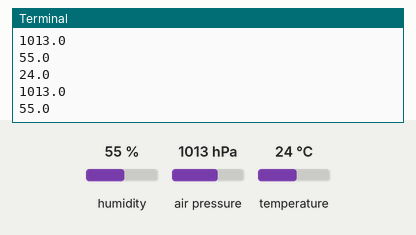
This program was run on a simulated Raspberry Pi (BCM pin numbers). On the bench: the last lines printed to the terminal. The inputs (shaded band) are chosen by the test bench; at power-on: humidity 55 %, air pressure 1013 hPa, temperature 24 °C.

Above: at 1.2 s.
1.3 s: humidity set to 22 %
At 2.6 s:
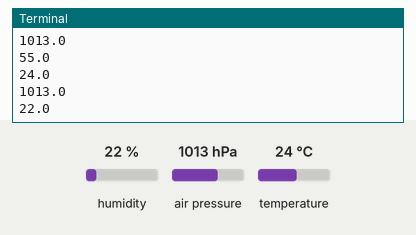
2.8 s: air pressure set to 952 hPa
At 3.8 s:
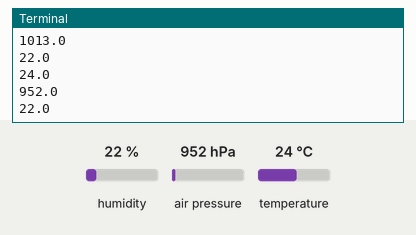
4.3 s: temperature set to 12 °C
At 5.8 s:
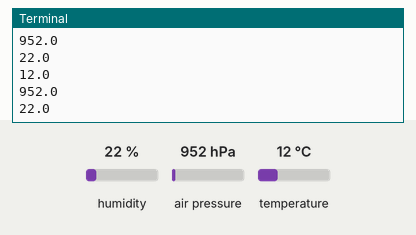
Timing chart, 0 to 7.3 s (numbered marks = the images above; inputs shaded):
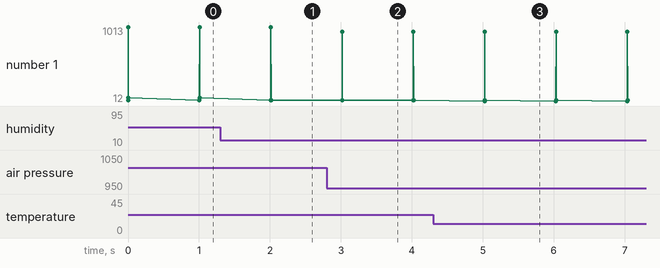

The program:

bme280_read_1.py
```python
#!/usr/bin/env python3
"""
    Name: bme280_read_1.py
    Purpose: Use Pimoroni library to read
    temperature, pressure, and humidity from Bosch bme280 sensor
    !Connect to I2C bus
    Press Ctrl+C to exit
"""
from time import sleep
try:
    from smbus2 import SMBus
except ImportError:
    from smbus import SMBus

# sudo pip3 install pimoroni-bme280
from bme280 import BME280

# Initialize the BME280 sensor
bus = SMBus(1)
sensor = BME280(i2c_dev=bus)

print("BME280 Read temperature, pressure, and humidity")
print("Ctrl+C to exit!")

while True:
    # Temperature in celsius
    print(sensor.get_temperature())

    # Barometric ressure in hPa (hectopascal)
    print(sensor.get_pressure())

    # Relative humidity in %
    print(sensor.get_humidity())

    sleep(1)
```

Measured:
- after the input at 1.3 s, the terminal: prints a new line after 0.72 s (image 1)
- after the input at 2.8 s, the terminal: prints a new line after 0.22 s (image 2)
- after the input at 4.3 s, the terminal: prints a new line after 0.73 s (image 3)
- plotted number 1: 55 → 22 after the input at 1.3 s
